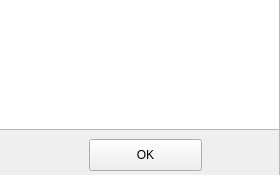
<?xml version="1.0" encoding="UTF-8"?>
<ui version="4.0">
 <class>message</class>
 <widget class="QWidget" name="message">
  <property name="geometry">
   <rect>
    <x>0</x>
    <y>0</y>
    <width>280</width>
    <height>175</height>
   </rect>
  </property>
  <property name="windowTitle">
   <string>Form</string>
  </property>
  <widget class="QFrame" name="frame">
   <property name="geometry">
    <rect>
     <x>-1</x>
     <y>-1</y>
     <width>281</width>
     <height>201</height>
    </rect>
   </property>
   <property name="frameShape">
    <enum>QFrame::StyledPanel</enum>
   </property>
   <property name="frameShadow">
    <enum>QFrame::Raised</enum>
   </property>
   <widget class="QTextBrowser" name="textBrowser">
    <property name="geometry">
     <rect>
      <x>0</x>
      <y>0</y>
      <width>281</width>
      <height>131</height>
     </rect>
    </property>
   </widget>
   <widget class="QPushButton" name="pushButton">
    <property name="geometry">
     <rect>
      <x>90</x>
      <y>140</y>
      <width>113</width>
      <height>32</height>
     </rect>
    </property>
    <property name="text">
     <string>OK</string>
    </property>
   </widget>
  </widget>
 </widget>
 <resources/>
 <connections/>
</ui>
